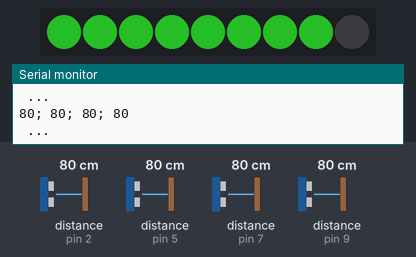
This sketch was run on a simulated Arduino Uno, built with avr-gcc and run on an emulated ATmega328P. Parts: 9 RGB LEDs in strip order, left to right, the last lines printed to the serial monitor. Inputs (shaded band) come from the test bench; at power-on: distance to the obstacle (sensors on pin 2, pin 5, pin 7, pin 9) 80 cm. Dim RGB values are drawn brighter than linear.

Above: at 6.7 s.
6.8 s: distance to the obstacle (sensor on pin 2) set to 44 cm
9.8 s: distance to the obstacle (sensor on pin 2) set to 36 cm
At 10.1 s:
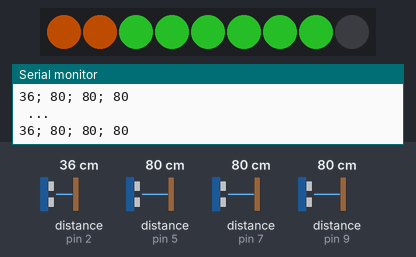
11.3 s: distance to the obstacle (sensor on pin 5) set to 137 cm
12.8 s: distance to the obstacle (sensor on pin 5) set to 144 cm
At 14.0 s:
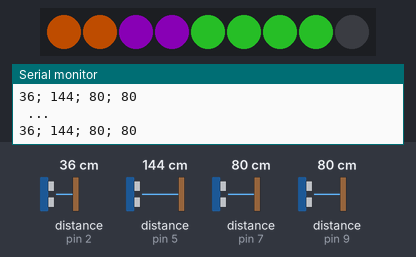
14.3 s: distance to the obstacle (sensor on pin 7) set to 197 cm
At 15.4 s:
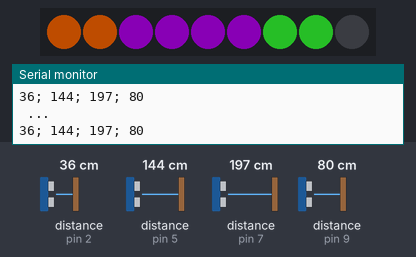
15.8 s: distance to the obstacle (sensor on pin 7) set to 204 cm
At 17.3 s:
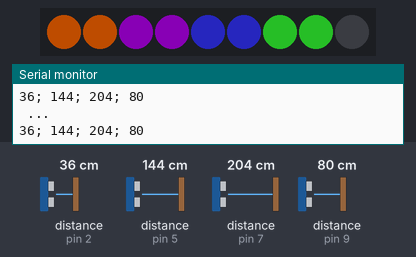
Timing chart, 0 to 18.3 s (numbered marks = the images above; inputs shaded):
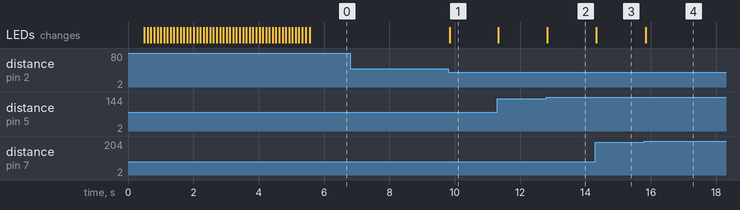

The sketch:

DemoCube_UltrasonicSensor2.3.ino
```cpp
#include <HCSR04.h>

UltraSonicDistanceSensor diSen1 (3,2);
UltraSonicDistanceSensor diSen2 (6,5);
UltraSonicDistanceSensor diSen3 (8,7);
UltraSonicDistanceSensor diSen4 (10,9);

#include <Adafruit_NeoPixel.h>

#define BOARD_PIN    4       // Digital IO pin connected to the NeoPixels.
#define BOARD_COUNT  9       // Number of Pixel in stripe

// Parameter 1 = number of pixels in strip,  neopixel stick has 8
// Parameter 2 = pin number (most are valid)
// Parameter 3 = pixel type flags, add together as needed:
//   NEO_RGB     Pixels are wired for RGB bitstream
//   NEO_GRB     Pixels are wired for GRB bitstream, correct for neopixel stick
//   NEO_KHZ400  400 KHz bitstream (e.g. FLORA pixels)
//   NEO_KHZ800  800 KHz bitstream (e.g. High Density LED strip), correct for neopixel stick
Adafruit_NeoPixel board = Adafruit_NeoPixel(BOARD_COUNT, BOARD_PIN, NEO_GRB + NEO_KHZ800);

int  sensor1 = 500 ;
int  sensor2 = 400 ;
int  sensor3 = 300 ;
int  sensor4 = 150 ;
uint32_t color[] = {0x00000000,0x00000050,0x00101050,0x00300040,
                    0x00005000,0x00105010,0x00502000,0x00500000,
                    0x00304000,0x00404000,0x00500035,0x00800000};

// Init the Hardware of the Board
void setup() {

  delay (500);  // warte nach PowerOn, damit die Serielle zum Programmieren frei ist.
  int blinken = 100;

  // init debug serial
  Serial.begin(9600);
  Serial.print("9-LED Board wird initialisiert ...");

  // initialize the board animation LED values and the lib
  board.begin();
  board.show();   // Initialize all pixels to 'off'

  Serial.println(" fertig");

  // LED's abwechselnd blinken
  int j;
  for(j=0; j<25; j++) {
    int i;
    for (i=0; i<8; i=i+2) {
      board.setPixelColor(i, color[7]);
      board.setPixelColor(i+1, color[1]);
    }
    board.show();   // Initialize all pixels to 'off'
    delay(blinken);
    for (i=0; i<8; i=i+2) {
      board.setPixelColor(i, color[1]);
      board.setPixelColor(i+1, color[7]);
    }
    board.show();   // Initialize all pixels to 'off'
    delay(blinken);
  }
}

// What to do continously
void loop() {
  int loop_delay = 0;


 // update the colors of the strip
  boardCountDown();

  Serial.println(" ... ");
  // show the colors and wait
  board.show();
  delay(loop_delay);

}


/* *************************************************************************************** *
 * LED Fuktionen
 * *************************************************************************************** */

#define MAX_COLOR 8

// Farbe abhängig von Entfernung
// Entfernung in cm
// Rückgabewert ist Farbindex (0-7)
int getFarbe(int abstand){
   if (abstand>350) return 0;
   if (abstand>270) return 1;
   if (abstand>200) return 2;
   if (abstand>140) return 3;
   if (abstand>90)  return 4;
   if (abstand>40)  return 5;
   if (abstand>20)  return 6;
   return 7;
}

void boardCountDown() {
  int i;
  int farbe1;
  int farbe2;
  int farbe3;
  int farbe4;

  sensor1 = diSen1.measureDistanceCm();
//  if (sensor1 <0) sensor1 = 500 ;
  farbe1 = getFarbe(sensor1);
  //Ausgabe für seriellen Monitor(nur sensor1)


    sensor2 = diSen2.measureDistanceCm();
//  if (sensor2 <0) sensor2 = 500 ;
  farbe2 = getFarbe(sensor2);

    sensor3 = diSen3.measureDistanceCm();
//  if (sensor3 <0) sensor3 = 500 ;
  farbe3 = getFarbe(sensor3);

    sensor4 = diSen4.measureDistanceCm();
//  if (sensor4 <0) sensor4 = 500 ;
  farbe4 = getFarbe(sensor4);


  // Setze das Muster und die Farbe fuer die Ausgabe
  for (i=0; i<2; i++) {
    board.setPixelColor(i, color[farbe1]);
  }

  for (i=2; i<4; i++) {
    board.setPixelColor(i, color[farbe2]);
  }

  for (i=4; i<6; i++) {
    board.setPixelColor(i, color[farbe3]);
  }

  for (i=6; i<8; i++) {
    board.setPixelColor(i, color[farbe4]);
  }


  Serial.print (sensor1);
  Serial.print ("; ");
  Serial.print (sensor2);
  Serial.print ("; ");
  Serial.print (sensor3);
  Serial.print ("; ");
  Serial.println (sensor4);
}
```

Measured:
- the behaviour switches between 41 and 40 cm on distance to the obstacle (sensor on pin 2) (found by bisection; images 0 and 1)
- the behaviour switches between 140 and 141 cm on distance to the obstacle (sensor on pin 5) (found by bisection; images 1 and 2)
- the behaviour switches between 200 and 201 cm on distance to the obstacle (sensor on pin 7) (found by bisection; images 3 and 4)
- after the input at 9.8 s, the LEDs: change at once (image 1)
- after the input at 12.8 s, the LEDs: change at once (image 2)
- after the input at 14.3 s, the LEDs: change at once (image 3)
- after the input at 15.8 s, the LEDs: change after 0.05 s (image 4)
